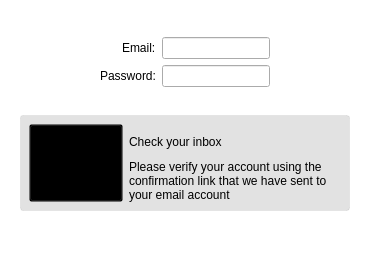
     <widget class="QWidget" name="pLogin">
      <property name="styleSheet">
       <string notr="true">background: transparent;</string>
      </property>
      <layout class="QVBoxLayout" name="verticalLayout_4">
       <property name="spacing">
        <number>19</number>
       </property>
       <property name="leftMargin">
        <number>20</number>
       </property>
       <property name="topMargin">
        <number>25</number>
       </property>
       <property name="rightMargin">
        <number>20</number>
       </property>
       <item>
        <widget class="QWidget" name="wLoginForm" native="true">
         <property name="styleSheet">
          <string notr="true"/>
         </property>
         <layout class="QFormLayout" name="formLayout">
          <property name="fieldGrowthPolicy">
           <enum>QFormLayout::AllNonFixedFieldsGrow</enum>
          </property>
          <property name="labelAlignment">
           <set>Qt::AlignRight|Qt::AlignTrailing|Qt::AlignVCenter</set>
          </property>
          <property name="leftMargin">
           <number>80</number>
          </property>
          <property name="topMargin">
           <number>12</number>
          </property>
          <property name="rightMargin">
           <number>80</number>
          </property>
          <item row="1" column="0">
           <widget class="QLabel" name="lLoginEmail">
            <property name="text">
             <string>Email:</string>
            </property>
           </widget>
          </item>
          <item row="1" column="1">
           <widget class="QLineEdit" name="eLoginEmail">
            <property name="styleSheet">
             <string notr="true">background: none;</string>
            </property>
           </widget>
          </item>
          <item row="2" column="0">
           <widget class="QLabel" name="lLoginPassword">
            <property name="text">
             <string>Password:</string>
            </property>
           </widget>
          </item>
          <item row="2" column="1">
           <widget class="QLineEdit" name="eLoginPassword">
            <property name="styleSheet">
             <string notr="true">background: none;</string>
            </property>
            <property name="echoMode">
             <enum>QLineEdit::Password</enum>
            </property>
           </widget>
          </item>
         </layout>
        </widget>
       </item>
       <item>
        <widget class="QWidget" name="wCheckInbox" native="true">
         <property name="minimumSize">
          <size>
           <width>0</width>
           <height>96</height>
          </size>
         </property>
         <property name="maximumSize">
          <size>
           <width>16777215</width>
           <height>96</height>
          </size>
         </property>
         <property name="styleSheet">
          <string notr="true">#wCheckInbox
{ 
background-color: #E2E2E2;
 border-radius: 3px;
 border: 1px solid rgba(0, 0, 0, 5%);
 padding: 40px 40px 40px 40px;
}</string>
         </property>
         <layout class="QHBoxLayout" name="horizontalLayout_6">
          <item>
           <widget class="QPushButton" name="bCheckInbox">
            <property name="minimumSize">
             <size>
              <width>94</width>
              <height>0</height>
             </size>
            </property>
            <property name="maximumSize">
             <size>
              <width>94</width>
              <height>94</height>
             </size>
            </property>
            <property name="text">
             <string/>
            </property>
           </widget>
          </item>
          <item>
           <widget class="QWidget" name="wCheckInboxDesc" native="true">
            <layout class="QVBoxLayout" name="verticalLayout_15">
             <property name="spacing">
              <number>0</number>
             </property>
             <property name="leftMargin">
              <number>0</number>
             </property>
             <property name="topMargin">
              <number>0</number>
             </property>
             <property name="rightMargin">
              <number>0</number>
             </property>
             <property name="bottomMargin">
              <number>0</number>
             </property>
             <item>
              <widget class="QLabel" name="lCheckInbox">
               <property name="text">
                <string>Check your inbox</string>
               </property>
              </widget>
             </item>
             <item>
              <widget class="QLabel" name="lCheckInboxDesc">
               <property name="font">
                <font/>
               </property>
               <property name="focusPolicy">
                <enum>Qt::StrongFocus</enum>
               </property>
               <property name="text">
                <string>Please verify your account using the confirmation link that we have sent to your email account</string>
               </property>
               <property name="alignment">
                <set>Qt::AlignLeading|Qt::AlignLeft|Qt::AlignVCenter</set>
               </property>
               <property name="wordWrap">
                <bool>true</bool>
               </property>
              </widget>
             </item>
            </layout>
           </widget>
          </item>
         </layout>
        </widget>
       </item>
       <item>
        <spacer name="vsLogin">
         <property name="orientation">
          <enum>Qt::Vertical</enum>
         </property>
         <property name="sizeHint" stdset="0">
          <size>
           <width>20</width>
           <height>40</height>
          </size>
         </property>
        </spacer>
       </item>
      </layout>
     </widget>
